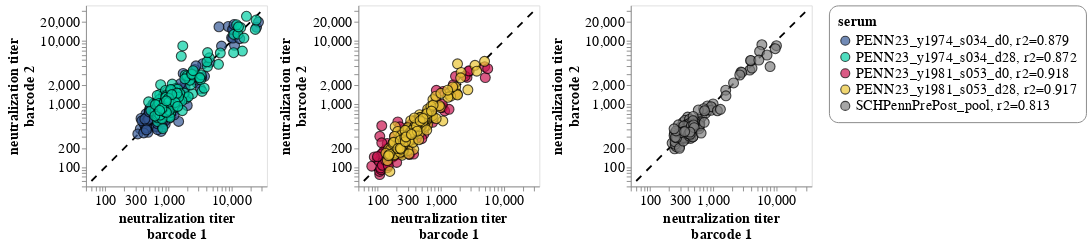

Source (notebook cell):
### Code cell
# Produce plot with plate 30 only for main text figure
plate = 'plate30'

# configure color scheme
fill = True
opacity = 0.7
stroke = 'black'
strokeWidth = 1.2
markSize = 120
color = alt.Color('serum').scale(range=color_palette)

titleFontSize = 16
labelFontSize = 16

width = 200
height = width
_range = [60, 30000]

# identify data
df = replicate_titers_tidy_pivot.replace({'serum': corr_values_string_bc_1v2})
df['participant'] = df['serum'].str.split('_').str[:-1].apply(lambda l: "_".join(l))

participant0 = df['participant'].unique()[0]
participant1 = df['participant'].unique()[1]
participant2 = df['participant'].unique()[2]

barcode_scatter_1 = (
    alt.Chart(df.query(f'participant == "{participant0}"'), width = width, height = height)
    .mark_circle(size=markSize, stroke=stroke, strokeWidth = strokeWidth, filled=fill)
    .encode(
        alt.X('barcode1:Q', 
              title = ['neutralization titer', 'barcode 1'],
              scale = alt.Scale(nice=False, padding=6, type="log", domain=_range),
              axis = alt.Axis(grid=False, titleFontSize=titleFontSize, labelFontSize=labelFontSize)
             ),
        alt.Y('barcode2:Q',
              title = ['neutralization titer', 'barcode 2'],
              scale = alt.Scale(nice=False, padding=6, type="log", domain=_range),
              axis = alt.Axis(grid=False, titleFontSize=titleFontSize, labelFontSize=labelFontSize)
             ),
        color = color,
))

barcode_scatter_2 = (
    alt.Chart(df.query(f'participant == "{participant1}"'), width = width, height = height)
    .mark_circle(size=markSize, stroke=stroke, strokeWidth = strokeWidth, filled=fill)
    .encode(
        alt.X('barcode1:Q', 
              title = ['neutralization titer', 'barcode 1'],
              scale = alt.Scale(nice=False, padding=6, type="log", domain=_range),
              axis = alt.Axis(grid=False, titleFontSize=titleFontSize, labelFontSize=labelFontSize)
             ),
        alt.Y('barcode2:Q',
              title = ['neutralization titer', 'barcode 2'],
              scale = alt.Scale(nice=False, padding=6, type="log", domain=_range),
              axis = alt.Axis(grid=False, titleFontSize=titleFontSize, labelFontSize=labelFontSize)
             ),
        color = color,
))

barcode_scatter_3 = (
    alt.Chart(df.query(f'participant == "{participant2}"'), width = width, height = width)
    .mark_circle(size=markSize, stroke=stroke, strokeWidth = strokeWidth, filled=fill)
    .encode(
        alt.X('barcode1:Q', 
              title = ['neutralization titer', 'barcode 1'],
              scale = alt.Scale(nice=False, padding=6, type="log", domain=_range),
              axis = alt.Axis(grid=False, titleFontSize=titleFontSize, labelFontSize=labelFontSize)
             ),
        alt.Y('barcode2:Q',
              title = ['neutralization titer', 'barcode 2'],
              scale = alt.Scale(nice=False, padding=6, type="log", domain=_range),
              axis = alt.Axis(grid=False, titleFontSize=titleFontSize, labelFontSize=labelFontSize)
             ),
        color = color,
))

# dummy line plot
line = pd.DataFrame({
    'x': _range,
    'y': _range,})
line_plot = alt.Chart(line).mark_line(color= 'black', strokeDash = [8,8]).encode(
    x= 'x',
    y= 'y')

barcode_scatter_1 = (line_plot + barcode_scatter_1)
barcode_scatter_2 = (line_plot + barcode_scatter_2)
barcode_scatter_3 = (line_plot + barcode_scatter_3)


concat = (alt.concat(barcode_scatter_1, barcode_scatter_2,
                     barcode_scatter_3, 
                    columns = 3, 
                    spacing = 10
                   )
          .configure_legend(titleFontSize=labelFontSize, 
                            labelFontSize = labelFontSize,
                            symbolStrokeWidth = strokeWidth,
                            strokeColor='gray',
                            padding=10,
                            cornerRadius=10,
                            labelLimit = 500)
    )

# barcode_scatter_1 = (
#     alt.Chart(df.replace({'serum': corr_values_string_bc_1v2}), width=width, height=height)
#     .mark_circle(size=markSize, filled=fill, opacity = opacity, stroke = stroke, strokeWidth = strokeWidth)
#     .encode(
#         alt.X('barcode1:Q', 
#               title = 'NT50, Barcode 1',
#               scale = alt.Scale(nice=False, padding=6, type="log", domain=_range),
#               axis = alt.Axis(grid=False, titleFontSize=titleFontSize, labelFontSize=labelFontSize)
#              ),
#         alt.Y('barcode2:Q',
#               title = 'NT50, Barcode 2',
#               scale = alt.Scale(nice=False, padding=6, type="log", domain=_range),
#               axis = alt.Axis(grid=False, titleFontSize=titleFontSize, labelFontSize=labelFontSize)
#              ),
#         color = color,
#     )
# )

# # dummy line plot
# line = pd.DataFrame({
#     'dummy_x': _range,
#     'dummy_y': _range,})

# line_plot = alt.Chart(line).mark_line(color= 'black', strokeDash = [8,8]).encode(
#     x= 'dummy_x',
#     y= 'dummy_y'
# )

# layer = (alt.layer(barcode_scatter_1, 
#                    # line_plot, 
#                    )
#          .facet('participant')
#           .configure_title(fontSize=titleFontSize)
#          .configure_header(title=None, labelFontSize=0)
#           .configure_legend(titleFontSize=titleFontSize, 
#                labelFontSize = labelFontSize,
#                strokeColor='gray',
#                # fillColor='#EEEEEE',
#                padding=10,
#                cornerRadius=10,
#                labelLimit = 500)
#          )

# Save
outfile = os.path.join(resultsdir, 'per_barcode_replicate_correlations.pdf')
concat.save(outfile, dpi = 600)
concat

### Figure 1 — Vega-Lite specification as saved in the notebook (floating-point values rounded to 4 significant figures; data arrays with more than 128 entries replaced by an {"elided": "..."} marker saying what was removed)
{"config": {"view": {"continuousWidth": 300, "continuousHeight": 300}, "legend": {"cornerRadius": 10, "labelFontSize": 16, "labelLimit": 500, "padding": 10, "strokeColor": "gray", "symbolStrokeWidth": 1.2, "titleFontSize": 16}}, "concat": [{"layer": [{"data": {"name": "data-9873325eebb7cf75e18ddff92de55ed1"}, "mark": {"type": "line", "color": "black", "strokeDash": [8, 8]}, "encoding": {"x": {"field": "x", "type": "quantitative"}, "y": {"field": "y", "type": "quantitative"}}}, {"data": {"name": "data-a84ada5974c16c92ee4248ffbb827b71"}, "mark": {"type": "circle", "filled": true, "size": 120, "stroke": "black", "strokeWidth": 1.2}, "encoding": {"color": {"field": "serum", "scale": {"range": ["#345995", "#03cea4", "#ca1551", "#eac435", "grey"]}, "type": "nominal"}, "x": {"axis": {"grid": false, "labelFontSize": 16, "titleFontSize": 16}, "field": "barcode1", "scale": {"domain": [60, 30000], "nice": false, "padding": 6, "type": "log"}, "title": ["neutralization titer", "barcode 1"], "type": "quantitative"}, "y": {"axis": {"grid": false, "labelFontSize": 16, "titleFontSize": 16}, "field": "barcode2", "scale": {"domain": [60, 30000], "nice": false, "padding": 6, "type": "log"}, "title": ["neutralization titer", "barcode 2"], "type": "quantitative"}}}], "height": 200, "width": 200}, {"layer": [{"data": {"name": "data-9873325eebb7cf75e18ddff92de55ed1"}, "mark": {"type": "line", "color": "black", "strokeDash": [8, 8]}, "encoding": {"x": {"field": "x", "type": "quantitative"}, "y": {"field": "y", "type": "quantitative"}}}, {"data": {"name": "data-e2fbcc5a0e51377c115944d8f5b54b6a"}, "mark": {"type": "circle", "filled": true, "size": 120, "stroke": "black", "strokeWidth": 1.2}, "encoding": {"color": {"field": "serum", "scale": {"range": ["#345995", "#03cea4", "#ca1551", "#eac435", "grey"]}, "type": "nominal"}, "x": {"axis": {"grid": false, "labelFontSize": 16, "titleFontSize": 16}, "field": "barcode1", "scale": {"domain": [60, 30000], "nice": false, "padding": 6, "type": "log"}, "title": ["neutralization titer", "barcode 1"], "type": "quantitative"}, "y": {"axis": {"grid": false, "labelFontSize": 16, "titleFontSize": 16}, "field": "barcode2", "scale": {"domain": [60, 30000], "nice": false, "padding": 6, "type": "log"}, "title": ["neutralization titer", "barcode 2"], "type": "quantitative"}}}], "height": 200, "width": 200}, {"layer": [{"data": {"name": "data-9873325eebb7cf75e18ddff92de55ed1"}, "mark": {"type": "line", "color": "black", "strokeDash": [8, 8]}, "encoding": {"x": {"field": "x", "type": "quantitative"}, "y": {"field": "y", "type": "quantitative"}}}, {"data": {"name": "data-83a30b17e6565e956d1f2e13184c0396"}, "mark": {"type": "circle", "filled": true, "size": 120, "stroke": "black", "strokeWidth": 1.2}, "encoding": {"color": {"field": "serum", "scale": {"range": ["#345995", "#03cea4", "#ca1551", "#eac435", "grey"]}, "type": "nominal"}, "x": {"axis": {"grid": false, "labelFontSize": 16, "titleFontSize": 16}, "field": "barcode1", "scale": {"domain": [60, 30000], "nice": false, "padding": 6, "type": "log"}, "title": ["neutralization titer", "barcode 1"], "type": "quantitative"}, "y": {"axis": {"grid": false, "labelFontSize": 16, "titleFontSize": 16}, "field": "barcode2", "scale": {"domain": [60, 30000], "nice": false, "padding": 6, "type": "log"}, "title": ["neutralization titer", "barcode 2"], "type": "quantitative"}}}], "height": 200, "width": 200}], "columns": 3, "spacing": 10, "$schema": "https://vega.github.io/schema/vega-lite/v5.16.3.json", "datasets": {"data-9873325eebb7cf75e18ddff92de55ed1": [{"x": 60, "y": 60}, {"x": 30000, "y": 30000}], "data-a84ada5974c16c92ee4248ffbb827b71": {"elided": "312 records"}, "data-e2fbcc5a0e51377c115944d8f5b54b6a": {"elided": "312 records"}, "data-83a30b17e6565e956d1f2e13184c0396": {"elided": "156 records"}}}
